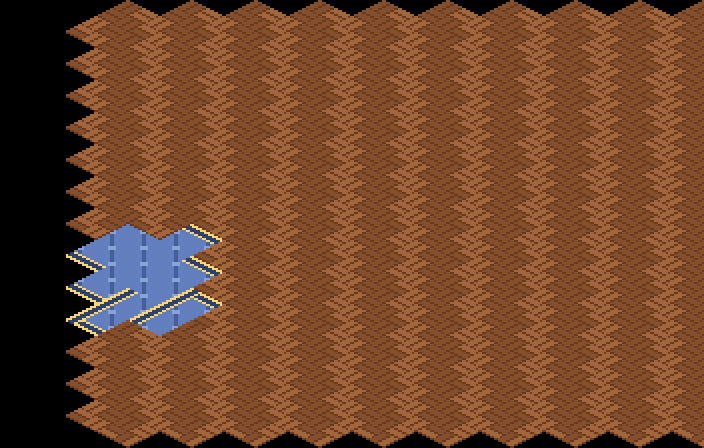

The image is a tile-based game level rendered from a .tmx file. Its description and complete source (layers, tilesets, objects, tile grids) follow:
An orthogonal 11x14 tile map with 64x32 px tiles, 1 tile layer (suelo).

<map version="1.10" orientation="orthogonal" renderorder="right-down" width="11" height="14" tilewidth="64" tileheight="32" infinite="0" nextlayerid="2" nextobjectid="1">
 <tileset firstgid="1" name="terreno_mundo" tilewidth="128" tileheight="64" tilecount="203" columns="8">
  <image source="../textures/../textures/terreno_mundo.png" width="1024" height="1664" />
 </tileset>
 <layer id="1" name="suelo" width="11" height="14">
  <data encoding="csv">
0,0,0,0,0,0,0,0,0,0,0,
0,159,159,159,159,159,159,159,159,159,159,
0,159,159,159,159,159,159,159,159,159,159,
0,159,159,159,159,159,159,159,159,159,159,
0,159,159,159,159,159,159,159,159,159,159,
0,159,159,159,159,159,159,159,159,159,159,
0,159,159,159,159,159,159,159,159,159,159,
0,159,159,159,159,159,159,159,159,159,159,
0,184,186,159,159,159,159,159,159,159,159,
0,180,181,159,159,159,159,159,159,159,159,
0,185,187,159,159,159,159,159,159,159,159,
0,159,159,159,159,159,159,159,159,159,159,
0,159,159,159,159,159,159,159,159,159,159,
0,159,159,159,159,159,159,159,159,159,159
</data>
 </layer>
</map>
